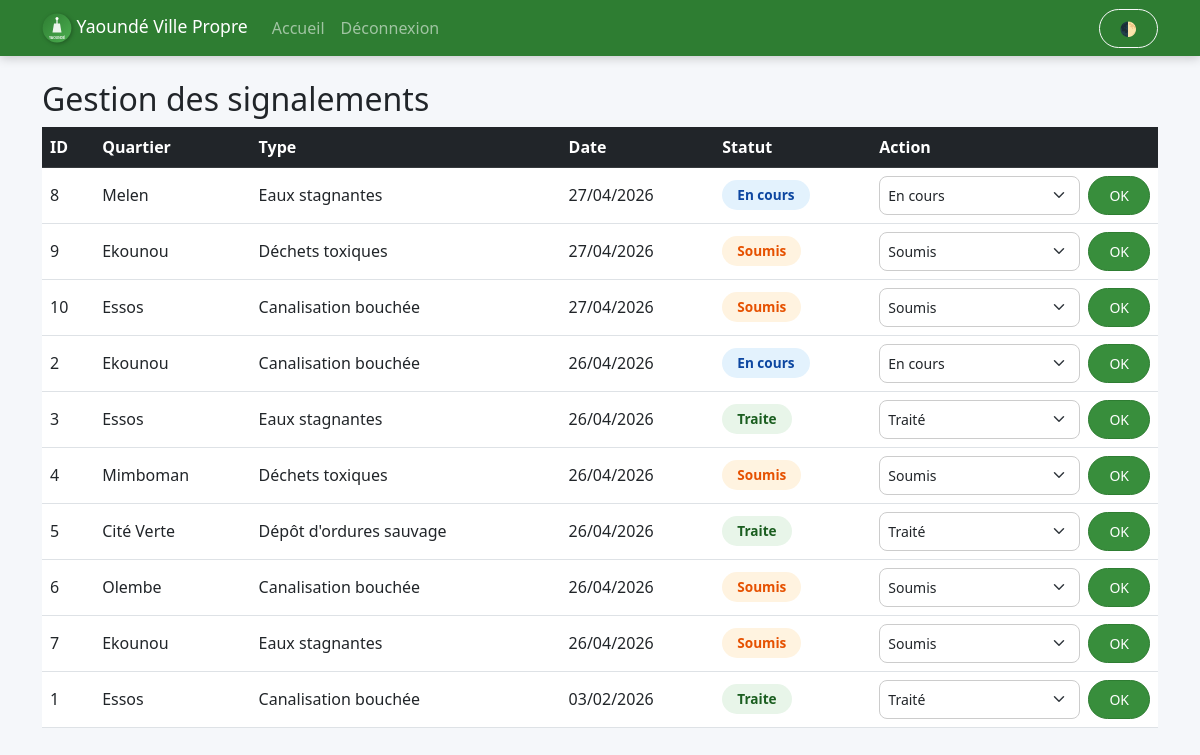
The app's page /agent (signed in), older data.
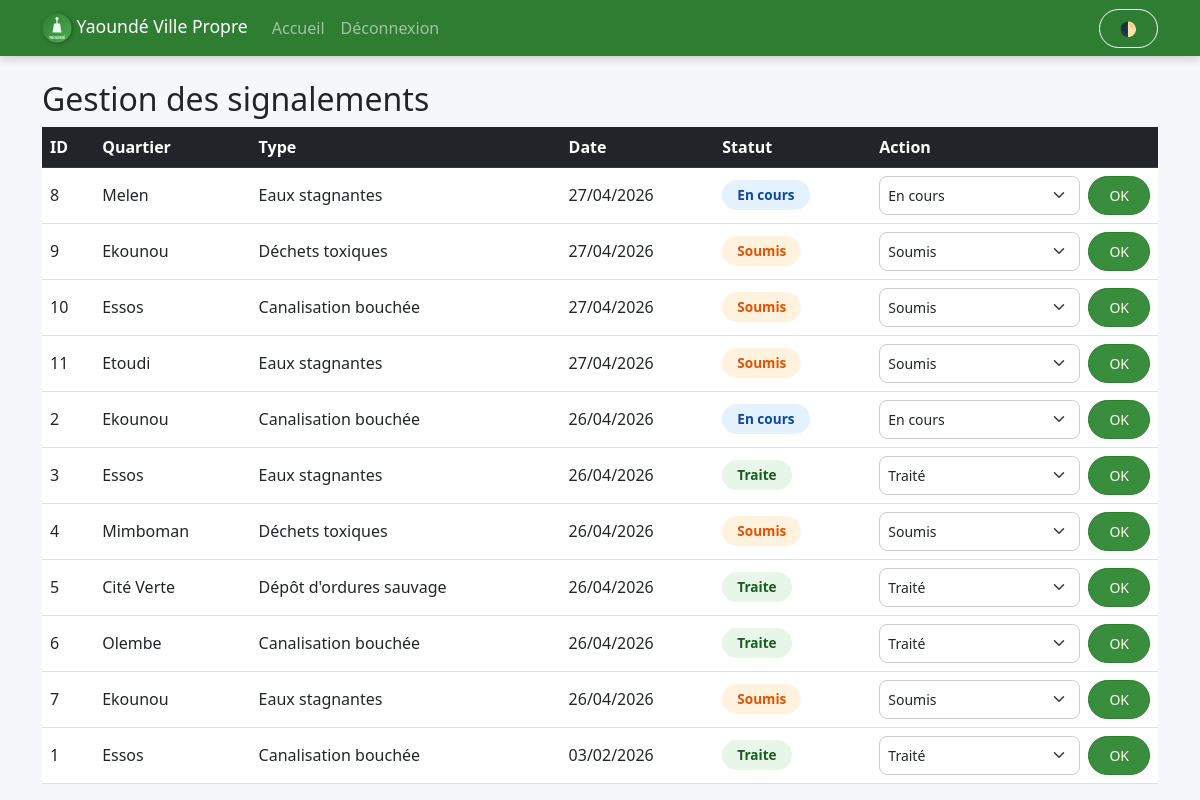
The same page, newer data.
### app.py (models this page shows)
class Signalement(db.Model):
    id = db.Column(db.Integer, primary_key=True)
    user_id = db.Column(db.Integer, db.ForeignKey('user.id'), nullable=True)
    email_anonyme = db.Column(db.String(120), nullable=True)
    quartier = db.Column(db.String(100), nullable=False)
    type_insalubrite = db.Column(db.String(100), nullable=False)
    description = db.Column(db.Text, nullable=True)
    image_filename = db.Column(db.String(200), nullable=True)
    statut = db.Column(db.String(20), nullable=False, default='soumis')  # soumis, en_cours, traite
    date_signalement = db.Column(db.Date, nullable=False, default=datetime.utcnow)
    user = db.relationship('User', backref=db.backref('signalements', lazy=True))

### app.py (the view)
@app.route('/agent')
@role_required('agent')
def agent_dashboard():
    signalements = Signalement.query.order_by(Signalement.date_signalement.desc()).all()
    return render_template('agent_dashboard.html', signalements=signalements, statuts=STATUTS)

### app.py (called while the page is built)
def role_required(role):
    def decorator(f):
        @wraps(f)
        def decorated(*args, **kwargs):
            if 'user_id' not in session:
                flash("Veuillez vous connecter.", "warning")
                return redirect(url_for('login'))
            user = User.query.get(session['user_id'])
            if user.role != role and user.role != 'admin':
                flash("Accès réservé.", "danger")
                return redirect(url_for('index'))
            return f(*args, **kwargs)
        return decorated
    return decorator

### templates/agent_dashboard.html (shortened to what this page needs)
<!DOCTYPE html>
<html lang="fr">
<head>
    <link href="https://cdn.jsdelivr.net/npm/bootstrap@5.3.0/dist/css/bootstrap.min.css" rel="stylesheet">
    <link rel="stylesheet" href="/static/css/style.css">
</head>
<body>
<nav class="navbar navbar-expand-lg navbar-dark bg-success">
  <div class="container">
    <a class="navbar-brand" href="/"><img src="/static/logo.svg" width="30"> Yaoundé Ville Propre</a>
    <div class="collapse navbar-collapse" id="navbarNav">
      <ul class="navbar-nav me-auto">
        <li class="nav-item"><a class="nav-link" href="/">Accueil</a></li>
        <li class="nav-item"><a class="nav-link" href="/logout">Déconnexion</a></li>
      </ul>
      <button id="darkToggle" class="btn btn-outline-light btn-sm ms-auto" onclick="toggleDark()">🌓</button>
    </div>
  </div>
</nav>
<div class="container mt-4">
    <h2>Gestion des signalements</h2>
    <div class="table-responsive">
        <table class="table table-hover align-middle">
            <thead class="table-dark">
                <tr><th>ID</th><th>Quartier</th><th>Type</th><th>Date</th><th>Statut</th><th>Action</th></tr>
            </thead>
            <tbody>
            {% for s in signalements %}
            <tr>
                <td>{{ s.id }}</td>
                <td>{{ s.quartier }}</td>
                <td>{{ s.type_insalubrite }}</td>
                <td>{{ s.date_signalement.strftime('%d/%m/%Y') }}</td>
                <td><span class="etat-badge etat-{{ s.statut }}">{{ s.statut | replace('_',' ') | capitalize }}</span></td>
                <td>
                    <form method="POST" action="/changer_statut/{{ s.id }}" class="d-flex">
                        <select name="statut" class="form-select form-select-sm me-2">
                            <option value="soumis" {% if s.statut=='soumis' %}selected{% endif %}>Soumis</option>
                            <option value="en_cours" {% if s.statut=='en_cours' %}selected{% endif %}>En cours</option>
                            <option value="traite" {% if s.statut=='traite' %}selected{% endif %}>Traité</option>
                        </select>
                        <button class="btn btn-sm btn-primary">OK</button>
                    </form>
                </td>
            </tr>
            {% endfor %}
            </tbody>
        </table>
    </div>
</div>
</body>
</html>

### static/css/style.css (style rules this page uses)
:root { --bg-color: #f5f7fa; --text-color: #212529; --card-bg: #ffffff; --card-shadow: 0 6px 20px rgba(0,0,0,0.08); --navbar-bg: #2E7D32; --btn-primary-bg: #388E3C; --btn-primary-border: #2E7D32; --accent: #81C784; --danger: #D32F2F; --warning: #FBC02D; --success: #388E3C; --table-stripe: #f2f2f2; }
body { background: var(--bg-color); color: var(--text-color); font-family: 'Segoe UI', Tahoma, Geneva, Verdana, sans-serif; transition: background 0.3s, color 0.3s; scroll-behavior: smooth; overflow-x: hidden; }
.navbar { background-color: var(--navbar-bg) !important; box-shadow: 0 2px 10px rgba(0,0,0,0.2); }
.navbar-brand { font-size: 1.1rem; white-space: nowrap; }
.navbar-brand img { filter: drop-shadow(1px 1px 2px rgba(0,0,0,0.3)); }
.btn { border-radius: 30px; padding: 8px 20px; font-weight: 500; transition: all 0.3s; white-space: nowrap; }
.btn-primary { background-color: var(--btn-primary-bg); border-color: var(--btn-primary-border); }
.btn-outline-light { border-radius: 30px; }
.etat-badge { padding: 5px 15px; border-radius: 20px; font-size: 0.85rem; font-weight: 600; display: inline-block; }
.etat-soumis { background: #FFF3E0; color: #E65100; }
.etat-en_cours { background: #E3F2FD; color: #0D47A1; }
.etat-traite { background: #E8F5E9; color: #1B5E20; }
.table { color: var(--text-color); }
.form-control, .form-select { background-color: var(--card-bg); color: var(--text-color); border: 1px solid #ccc; border-radius: 8px; }

Row changes from the older to the newer data that the page shows:
added Signalement: id "11", quartier "Etoudi", type_insalubrite "Eaux stagnantes", date_signalement "27/04/2026", statut "Soumis"
changed Signalement "Olembe": statut "Soumis" → "Traite"; statut "Soumis" → "Traité"
